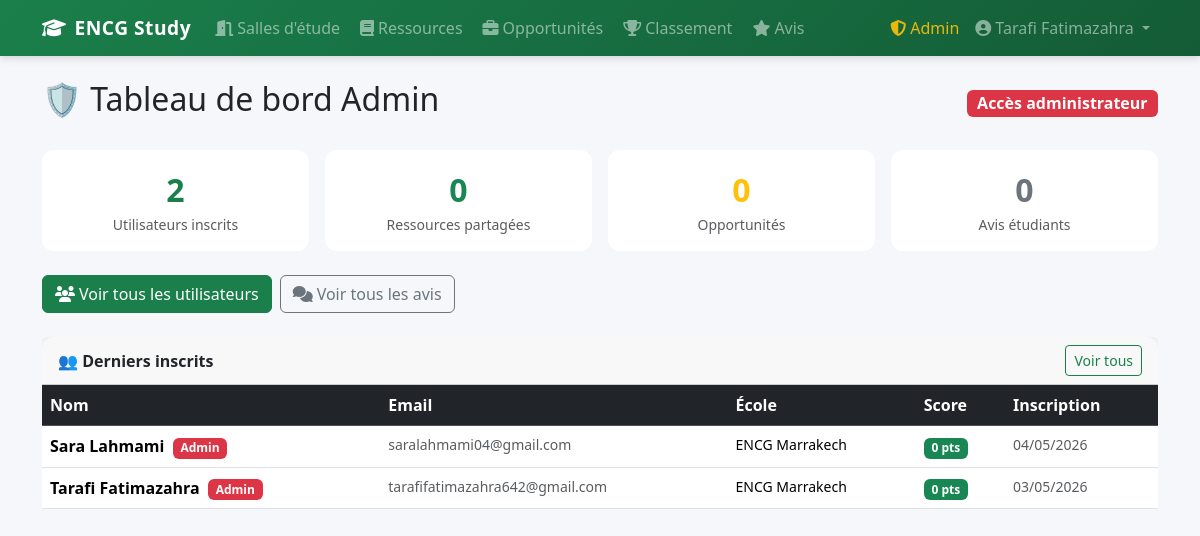
The page /admin/ (signed in) on the database its author committed.
### app/models.py (models this page shows, shortened)
class User(UserMixin, db.Model):
    id            = db.Column(db.Integer, primary_key=True)
    name          = db.Column(db.String(100), nullable=False)
    email         = db.Column(db.String(150), unique=True, nullable=False)
    password_hash = db.Column(db.String(256), nullable=False)
    school        = db.Column(db.String(100), nullable=False)
    created_at    = db.Column(db.DateTime, default=datetime.utcnow)
    is_admin      = db.Column(db.Boolean, default=False)   # ← NOUVEAU
    score               = db.Column(db.Integer, default=0)
    total_study_minutes = db.Column(db.Integer, default=0)
    bio                 = db.Column(db.String(300), default='')
    filiere             = db.Column(db.String(100), default='')
    resources      = db.relationship('Resource',     backref='uploader',  lazy=True)
    opportunities  = db.relationship('Opportunity',  backref='poster',    lazy=True)
    messages       = db.relationship('Message',      backref='author',    lazy=True)
    study_sessions = db.relationship('StudySession', backref='student',   lazy=True)
    votes_given    = db.relationship('ResourceVote', backref='voter',     lazy=True)
    applications   = db.relationship('Application',  backref='applicant', lazy=True)
    avis_donnes    = db.relationship('Avis',         backref='auteur',    lazy=True)
    @property
    def rank_badge(self):
        if self.score >= 500: return ('🏆', 'Diamant')
        if self.score >= 200: return ('🥇', 'Or')
        if self.score >= 100: return ('🥈', 'Argent')
        if self.score >= 50:  return ('🥉', 'Bronze')
        return ('📚', 'Débutant')

### app/admin/routes.py (the view)
@admin_bp.route('/')
@login_required
@admin_required
def index():
    total_users     = User.query.count()
    total_resources = Resource.query.count()
    total_rooms     = StudyRoom.query.count()
    total_opps      = Opportunity.query.count()
    total_avis      = Avis.query.count()
    recent_users = User.query.order_by(desc(User.created_at)).limit(10).all()
    top_users = User.query.order_by(desc(User.score)).limit(5).all()
    return render_template('admin/index.html',
        total_users=total_users,
        total_resources=total_resources,
        total_rooms=total_rooms,
        total_opps=total_opps,
        total_avis=total_avis,
        recent_users=recent_users,
        top_users=top_users,
    )

### app/admin/routes.py (called while the page is built)
def admin_required(f):
    @wraps(f)
    def decorated(*args, **kwargs):
        if not current_user.is_authenticated or not current_user.is_admin:
            flash("Accès réservé aux administrateurs.", 'danger')
            return redirect(url_for('main.home'))
        return f(*args, **kwargs)
    return decorated

### app/models.py (called while the page is built)
@login_manager.user_loader
def load_user(user_id):
    return User.query.get(int(user_id))

### app/templates/admin/index.html (shortened to what this page needs)
{% extends 'base.html' %}
{% block content %}
<div class="d-flex justify-content-between align-items-center mb-4">
  <h2>🛡️ Tableau de bord Admin</h2>
  <span class="badge bg-danger fs-6">Accès administrateur</span>
</div>
<div class="row g-3 mb-4">
  <div class="col-6 col-md-3">
    <div class="card text-center border-primary">
      <div class="card-body">
        <div class="fs-2 fw-bold text-primary">{{ total_users }}</div>
        <div class="text-muted small">Utilisateurs inscrits</div>
      </div>
    </div>
  </div>
  <div class="col-6 col-md-3">
    <div class="card text-center border-success">
      <div class="card-body">
        <div class="fs-2 fw-bold text-success">{{ total_resources }}</div>
        <div class="text-muted small">Ressources partagées</div>
      </div>
    </div>
  </div>
  <div class="col-6 col-md-3">
    <div class="card text-center border-warning">
      <div class="card-body">
        <div class="fs-2 fw-bold text-warning">{{ total_opps }}</div>
        <div class="text-muted small">Opportunités</div>
      </div>
    </div>
  </div>
  <div class="col-6 col-md-3">
    <div class="card text-center border-secondary">
      <div class="card-body">
        <div class="fs-2 fw-bold text-secondary">{{ total_avis }}</div>
        <div class="text-muted small">Avis étudiants</div>
      </div>
    </div>
  </div>
</div>
<div class="d-flex gap-2 mb-4">
  <a href="{{ url_for('admin.utilisateurs') }}" class="btn btn-primary">
    <i class="fas fa-users me-1"></i>Voir tous les utilisateurs
  </a>
  <a href="{{ url_for('admin.voir_avis') }}" class="btn btn-outline-secondary">
    <i class="fas fa-comments me-1"></i>Voir tous les avis
  </a>
</div>
<div class="card">
  <div class="card-header d-flex justify-content-between align-items-center">
    <strong>👥 Derniers inscrits</strong>
    <a href="{{ url_for('admin.utilisateurs') }}" class="btn btn-sm btn-outline-primary">Voir tous</a>
  </div>
  <div class="table-responsive">
    <table class="table table-hover mb-0">
      <thead class="table-dark">
        <tr>
          <th>Nom</th>
          <th>Email</th>
          <th>École</th>
          <th>Score</th>
          <th>Inscription</th>
        </tr>
      </thead>
      <tbody>
        {% for u in recent_users %}
        <tr>
          <td>
            <strong>{{ u.name }}</strong>
            {% if u.is_admin %}
            <span class="badge bg-danger ms-1">Admin</span>
            {% endif %}
          </td>
          <td class="small text-muted">{{ u.email }}</td>
          <td class="small">{{ u.school }}</td>
          <td><span class="badge bg-success">{{ u.score }} pts</span></td>
          <td class="small text-muted">{{ u.created_at.strftime('%d/%m/%Y') }}</td>
        </tr>
        {% endfor %}
      </tbody>
    </table>
  </div>
</div>
{% endblock %}

### app/templates/base.html (shortened to what this page needs)
<!DOCTYPE html>
<html lang="fr">
<head>
  <link href="https://cdn.jsdelivr.net/npm/bootstrap@5.3.2/dist/css/bootstrap.min.css" rel="stylesheet">
  <link href="https://cdnjs.cloudflare.com/ajax/libs/font-awesome/6.5.0/css/all.min.css" rel="stylesheet">
  <link href="{{ url_for('static', filename='css/style.css') }}" rel="stylesheet">
</head>
<body>
{% if current_user.is_authenticated %}
<nav class="navbar navbar-expand-lg navbar-dark">
  <div class="container">
    <a class="navbar-brand fw-bold" href="{{ url_for('main.home') }}">
      <i class="fas fa-graduation-cap me-2"></i>ENCG Study
    </a>
    <div class="collapse navbar-collapse" id="nav">
      <ul class="navbar-nav me-auto gap-1">
        <li class="nav-item">
          <a class="nav-link" href="{{ url_for('rooms.index') }}">
            <i class="fas fa-door-open me-1"></i>Salles d'étude
          </a>
        </li>
        <li class="nav-item">
          <a class="nav-link" href="{{ url_for('resources.index') }}">
            <i class="fas fa-book me-1"></i>Ressources
          </a>
        </li>
        <li class="nav-item">
          <a class="nav-link" href="{{ url_for('opportunities.index') }}">
            <i class="fas fa-briefcase me-1"></i>Opportunités
          </a>
        </li>
        <li class="nav-item">
          <a class="nav-link" href="{{ url_for('leaderboard.index') }}">
            <i class="fas fa-trophy me-1"></i>Classement
          </a>
        </li>
        <li class="nav-item">
          <a class="nav-link" href="{{ url_for('avis.index') }}">
            <i class="fas fa-star me-1"></i>Avis
          </a>
        </li>
      </ul>
      <ul class="navbar-nav">
        {% if current_user.is_admin %}
        <li class="nav-item">
          <a class="nav-link text-warning" href="{{ url_for('admin.index') }}">
            <i class="fas fa-shield-alt me-1"></i>Admin
          </a>
        </li>
        {% endif %}
        <li class="nav-item dropdown">
          <a class="nav-link dropdown-toggle" href="#" data-bs-toggle="dropdown">
            <i class="fas fa-user-circle me-1"></i>{{ current_user.name }}
          </a>
        </li>
      </ul>
    </div>
  </div>
</nav>
{% endif %}
<main class="{% if current_user.is_authenticated %}container py-4{% endif %}">
  {% block content %}{% endblock %}
</main>
</body>
</html>

### app/static/css/style.css (style rules this page uses)
:root { --encg-green: #1a7f4b; --encg-green-light: #e8f5ee; --encg-green-dark: #145c36; }
body { background-color: #f5f7fa; font-family: 'Segoe UI', sans-serif; }
.navbar { background: linear-gradient(135deg, var(--encg-green), var(--encg-green-dark)) !important; box-shadow: 0 2px 8px rgba(0,0,0,0.15); }
.navbar-brand { font-size: 1.2rem; letter-spacing: 0.5px; }
.nav-link { opacity: 0.9; }
.card { border-radius: 12px; border: none; }
.btn-primary { background-color: var(--encg-green); border-color: var(--encg-green); }
.btn-outline-primary { color: var(--encg-green); border-color: var(--encg-green); }
.text-primary { color: var(--encg-green) !important; }

### rows shown on the page
User: name "Tarafi Fatimazahra", is_admin "Admin", email "tarafifatimazahra642@gmail.com", school "ENCG Marrakech", score "0", created_at "03/05/2026"
User: name "Sara Lahmami", is_admin "Admin", email "saralahmami04@gmail.com", school "ENCG Marrakech", score "0", created_at "04/05/2026"

### other values the page prints
{{ total_users }} "2"
{{ total_resources }} "0"
{{ total_opps }} "0"
{{ total_avis }} "0"
